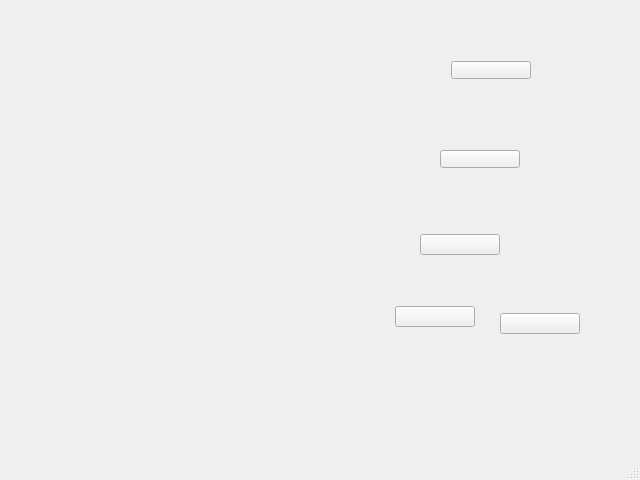
<?xml version="1.0" encoding="UTF-8"?>
<ui version="4.0">
 <class>MainWindow</class>
 <widget class="QMainWindow" name="MainWindow">
  <property name="geometry">
   <rect>
    <x>0</x>
    <y>0</y>
    <width>640</width>
    <height>480</height>
   </rect>
  </property>
  <property name="minimumSize">
   <size>
    <width>640</width>
    <height>480</height>
   </size>
  </property>
  <property name="maximumSize">
   <size>
    <width>640</width>
    <height>480</height>
   </size>
  </property>
  <property name="windowTitle">
   <string>MainWindow</string>
  </property>
  <property name="styleSheet">
   <string notr="true"/>
  </property>
  <widget class="QWidget" name="centralwidget">
   <widget class="QPushButton" name="btnGauntlet">
    <property name="geometry">
     <rect>
      <x>440</x>
      <y>150</y>
      <width>80</width>
      <height>18</height>
     </rect>
    </property>
    <property name="text">
     <string/>
    </property>
   </widget>
   <widget class="QPushButton" name="btnOptions">
    <property name="geometry">
     <rect>
      <x>420</x>
      <y>234</y>
      <width>80</width>
      <height>21</height>
     </rect>
    </property>
    <property name="text">
     <string/>
    </property>
   </widget>
   <widget class="QPushButton" name="btnAdventure">
    <property name="geometry">
     <rect>
      <x>451</x>
      <y>61</y>
      <width>80</width>
      <height>18</height>
     </rect>
    </property>
    <property name="text">
     <string/>
    </property>
   </widget>
   <widget class="QPushButton" name="btnMoreGames">
    <property name="geometry">
     <rect>
      <x>395</x>
      <y>306</y>
      <width>80</width>
      <height>21</height>
     </rect>
    </property>
    <property name="text">
     <string/>
    </property>
   </widget>
   <widget class="QPushButton" name="btnQuit">
    <property name="geometry">
     <rect>
      <x>500</x>
      <y>313</y>
      <width>80</width>
      <height>21</height>
     </rect>
    </property>
    <property name="text">
     <string/>
    </property>
   </widget>
  </widget>
  <widget class="QMenuBar" name="menubar">
   <property name="geometry">
    <rect>
     <x>0</x>
     <y>0</y>
     <width>640</width>
     <height>17</height>
    </rect>
   </property>
  </widget>
  <widget class="QStatusBar" name="statusbar"/>
 </widget>
 <resources/>
 <connections/>
</ui>
